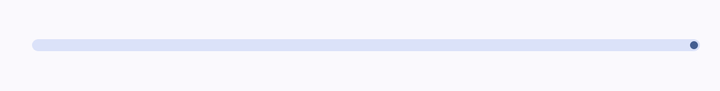
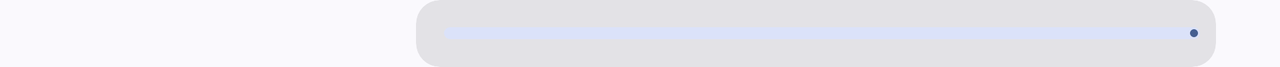

First picture: res/layout/ on a phone held upright. Second picture: the repository's own variant of that layout, on a device whose configuration matches the variant's folder. Source for both follows.
<!-- AndroidManifest.xml: application theme Theme.SipKip -->
<!-- res/layout/disk_usage_main.xml -->
<?xml version="1.0" encoding="utf-8"?>
<LinearLayout xmlns:android="http://schemas.android.com/apk/res/android"
    android:layout_height="wrap_content"
    android:layout_width="match_parent"
    xmlns:app="http://schemas.android.com/apk/res-auto"
    android:orientation="horizontal"
    android:gravity="center_vertical"
    android:layout_marginHorizontal="@dimen/fragment_horizontal_margin"
    android:layout_marginVertical="14dp">
    <TextView
        android:id="@+id/disk_usage_text"
        android:layout_marginEnd="6dp"
        android:textSize="13sp"
        android:layout_width="wrap_content"
        android:layout_height="wrap_content" />
    <com.google.android.material.progressindicator.LinearProgressIndicator
        android:id="@+id/disk_usage_progress"
        android:layout_width="match_parent"
        android:layout_height="wrap_content"
        android:indeterminate="false"
        android:max="100"
        app:trackThickness="6dp"
        app:trackCornerRadius="3dp" />
</LinearLayout>
<!-- resources referenced by this layout -->
<resources>
  <dimen name="fragment_horizontal_margin">10dp</dimen>
  <!-- from res/values-v31/ -->
  <style name="Theme.SipKip" parent="Theme.Material3.DynamicColors.Light">
          
          <item name="android:statusBarColor">?attr/colorSurface</item>
          <item name="android:windowLightStatusBar">true</item>
          
      </style>
</resources>
<!-- res/layout-w600dp/disk_usage_main.xml (the repository's variant of the layout above) -->
<!-- drawn on the phone turned sideways -->
<?xml version="1.0" encoding="utf-8"?>
<com.google.android.material.card.MaterialCardView xmlns:android="http://schemas.android.com/apk/res/android"
    xmlns:app="http://schemas.android.com/apk/res-auto"
    android:layout_height="wrap_content"
    android:layout_width="@dimen/disk_usage_main_width"
    android:layout_gravity="end"
    android:backgroundTint="?attr/colorSurfaceContainerHighest"
    android:layout_marginHorizontal="@dimen/fragment_horizontal_margin"
    app:strokeWidth="0dp">

    <LinearLayout
        android:orientation="horizontal"
        android:gravity="center_vertical"
        android:padding="8dp"
        android:layout_width="match_parent"
        android:layout_height="match_parent">

        <TextView
            android:id="@+id/disk_usage_text"
            android:layout_width="wrap_content"
            android:layout_height="wrap_content"
            android:layout_marginEnd="6dp"
            android:textSize="13sp" />

        <com.google.android.material.progressindicator.LinearProgressIndicator
            android:id="@+id/disk_usage_progress"
            android:layout_width="wrap_content"
            android:layout_height="wrap_content"
            android:indeterminate="false"
            android:max="100"
            app:trackCornerRadius="3dp"
            app:trackThickness="6dp" />
    </LinearLayout>
</com.google.android.material.card.MaterialCardView>
<!-- resources referenced by the variant -->
<!-- as the phone turned sideways resolves them -->
<resources>
  <!-- from res/values-w600dp/ -->
  <dimen name="disk_usage_main_width" tools:ignore="MissingDefaultResource">400dp</dimen>
  <!-- from res/values-w600dp/ -->
  <dimen name="fragment_horizontal_margin">32dp</dimen>
  <!-- from res/values-v31/ -->
  <style name="Theme.SipKip" parent="Theme.Material3.DynamicColors.Light">
          
          <item name="android:statusBarColor">?attr/colorSurface</item>
          <item name="android:windowLightStatusBar">true</item>
          
      </style>
</resources>
